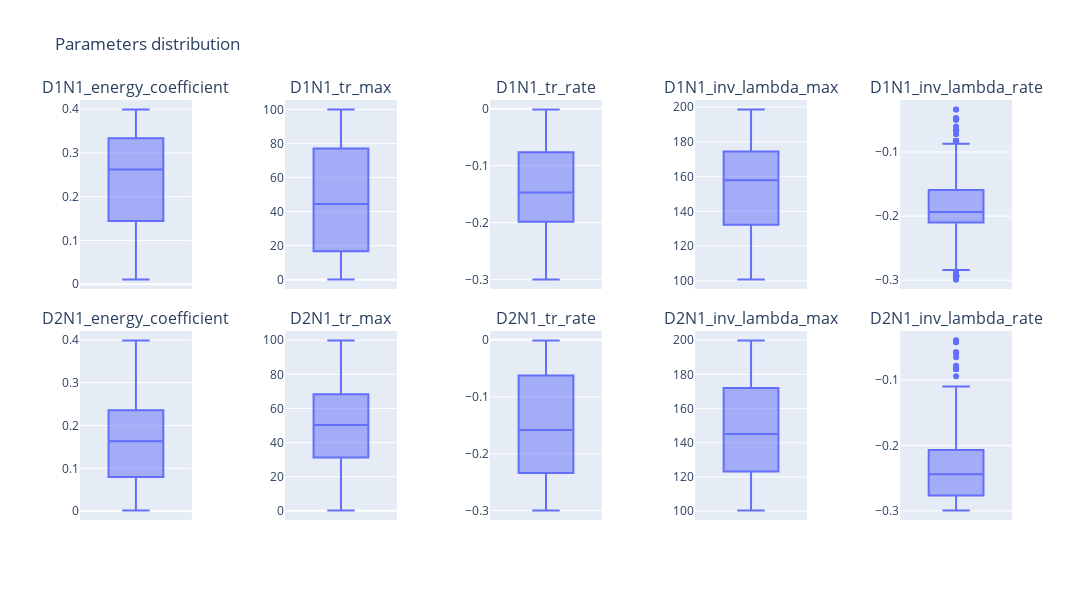

Notebook cell for this chart:
### Code cell
fig = viewer.box_plot(5, nbest=1000)
fig.show()

### Figure 1 — Plotly figure (JSON) as saved in the notebook; plotly's stock layout.template omitted (floating-point values rounded to 4 significant figures; data arrays with more than 128 entries replaced by an {"elided": "..."} marker saying what was removed)
{"data": [{"alignmentgroup": "True", "hovertemplate": "D1N1_energy_coefficient=%{y}<extra></extra>", "legendgroup": "", "marker": {"color": "#636efa"}, "name": "", "notched": false, "offsetgroup": "", "orientation": "v", "showlegend": false, "type": "box", "x0": " ", "xaxis": "x", "y": {"elided": "1000 float values"}, "y0": " ", "yaxis": "y"}, {"alignmentgroup": "True", "hovertemplate": "D1N1_tr_max=%{y}<extra></extra>", "legendgroup": "", "marker": {"color": "#636efa"}, "name": "", "notched": false, "offsetgroup": "", "orientation": "v", "showlegend": false, "type": "box", "x0": " ", "xaxis": "x2", "y": {"elided": "1000 float values"}, "y0": " ", "yaxis": "y2"}, {"alignmentgroup": "True", "hovertemplate": "D1N1_tr_rate=%{y}<extra></extra>", "legendgroup": "", "marker": {"color": "#636efa"}, "name": "", "notched": false, "offsetgroup": "", "orientation": "v", "showlegend": false, "type": "box", "x0": " ", "xaxis": "x3", "y": {"elided": "1000 float values"}, "y0": " ", "yaxis": "y3"}, {"alignmentgroup": "True", "hovertemplate": "D1N1_inv_lambda_max=%{y}<extra></extra>", "legendgroup": "", "marker": {"color": "#636efa"}, "name": "", "notched": false, "offsetgroup": "", "orientation": "v", "showlegend": false, "type": "box", "x0": " ", "xaxis": "x4", "y": {"elided": "1000 float values"}, "y0": " ", "yaxis": "y4"}, {"alignmentgroup": "True", "hovertemplate": "D1N1_inv_lambda_rate=%{y}<extra></extra>", "legendgroup": "", "marker": {"color": "#636efa"}, "name": "", "notched": false, "offsetgroup": "", "orientation": "v", "showlegend": false, "type": "box", "x0": " ", "xaxis": "x5", "y": {"elided": "1000 float values"}, "y0": " ", "yaxis": "y5"}, {"alignmentgroup": "True", "hovertemplate": "D2N1_energy_coefficient=%{y}<extra></extra>", "legendgroup": "", "marker": {"color": "#636efa"}, "name": "", "notched": false, "offsetgroup": "", "orientation": "v", "showlegend": false, "type": "box", "x0": " ", "xaxis": "x6", "y": {"elided": "1000 float values"}, "y0": " ", "yaxis": "y6"}, {"alignmentgroup": "True", "hovertemplate": "D2N1_tr_max=%{y}<extra></extra>", "legendgroup": "", "marker": {"color": "#636efa"}, "name": "", "notched": false, "offsetgroup": "", "orientation": "v", "showlegend": false, "type": "box", "x0": " ", "xaxis": "x7", "y": {"elided": "1000 float values"}, "y0": " ", "yaxis": "y7"}, {"alignmentgroup": "True", "hovertemplate": "D2N1_tr_rate=%{y}<extra></extra>", "legendgroup": "", "marker": {"color": "#636efa"}, "name": "", "notched": false, "offsetgroup": "", "orientation": "v", "showlegend": false, "type": "box", "x0": " ", "xaxis": "x8", "y": {"elided": "1000 float values"}, "y0": " ", "yaxis": "y8"}, {"alignmentgroup": "True", "hovertemplate": "D2N1_inv_lambda_max=%{y}<extra></extra>", "legendgroup": "", "marker": {"color": "#636efa"}, "name": "", "notched": false, "offsetgroup": "", "orientation": "v", "showlegend": false, "type": "box", "x0": " ", "xaxis": "x9", "y": {"elided": "1000 float values"}, "y0": " ", "yaxis": "y9"}, {"alignmentgroup": "True", "hovertemplate": "D2N1_inv_lambda_rate=%{y}<extra></extra>", "legendgroup": "", "marker": {"color": "#636efa"}, "name": "", "notched": false, "offsetgroup": "", "orientation": "v", "showlegend": false, "type": "box", "x0": " ", "xaxis": "x10", "y": {"elided": "1000 float values"}, "y0": " ", "yaxis": "y10"}], "layout": {"annotations": [{"font": {"size": 16}, "showarrow": false, "text": "D1N1_energy_coefficient", "x": 0.06, "xanchor": "center", "xref": "paper", "y": 1, "yanchor": "bottom", "yref": "paper"}, {"font": {"size": 16}, "showarrow": false, "text": "D1N1_tr_max", "x": 0.28, "xanchor": "center", "xref": "paper", "y": 1, "yanchor": "bottom", "yref": "paper"}, {"font": {"size": 16}, "showarrow": false, "text": "D1N1_tr_rate", "x": 0.5, "xanchor": "center", "xref": "paper", "y": 1, "yanchor": "bottom", "yref": "paper"}, {"font": {"size": 16}, "showarrow": false, "text": "D1N1_inv_lambda_max", "x": 0.72, "xanchor": "center", "xref": "paper", "y": 1, "yanchor": "bottom", "yref": "paper"}, {"font": {"size": 16}, "showarrow": false, "text": "D1N1_inv_lambda_rate", "x": 0.94, "xanchor": "center", "xref": "paper", "y": 1, "yanchor": "bottom", "yref": "paper"}, {"font": {"size": 16}, "showarrow": false, "text": "D2N1_energy_coefficient", "x": 0.06, "xanchor": "center", "xref": "paper", "y": 0.45, "yanchor": "bottom", "yref": "paper"}, {"font": {"size": 16}, "showarrow": false, "text": "D2N1_tr_max", "x": 0.28, "xanchor": "center", "xref": "paper", "y": 0.45, "yanchor": "bottom", "yref": "paper"}, {"font": {"size": 16}, "showarrow": false, "text": "D2N1_tr_rate", "x": 0.5, "xanchor": "center", "xref": "paper", "y": 0.45, "yanchor": "bottom", "yref": "paper"}, {"font": {"size": 16}, "showarrow": false, "text": "D2N1_inv_lambda_max", "x": 0.72, "xanchor": "center", "xref": "paper", "y": 0.45, "yanchor": "bottom", "yref": "paper"}, {"font": {"size": 16}, "showarrow": false, "text": "D2N1_inv_lambda_rate", "x": 0.94, "xanchor": "center", "xref": "paper", "y": 0.45, "yanchor": "bottom", "yref": "paper"}], "height": 600, "title": {"text": "Parameters distribution"}, "width": 1500, "xaxis": {"anchor": "y", "domain": [0, 0.12]}, "xaxis10": {"anchor": "y10", "domain": [0.88, 1]}, "xaxis2": {"anchor": "y2", "domain": [0.22, 0.34]}, "xaxis3": {"anchor": "y3", "domain": [0.44, 0.56]}, "xaxis4": {"anchor": "y4", "domain": [0.66, 0.78]}, "xaxis5": {"anchor": "y5", "domain": [0.88, 1]}, "xaxis6": {"anchor": "y6", "domain": [0, 0.12]}, "xaxis7": {"anchor": "y7", "domain": [0.22, 0.34]}, "xaxis8": {"anchor": "y8", "domain": [0.44, 0.56]}, "xaxis9": {"anchor": "y9", "domain": [0.66, 0.78]}, "yaxis": {"anchor": "x", "domain": [0.55, 1]}, "yaxis10": {"anchor": "x10", "domain": [0, 0.45]}, "yaxis2": {"anchor": "x2", "domain": [0.55, 1]}, "yaxis3": {"anchor": "x3", "domain": [0.55, 1]}, "yaxis4": {"anchor": "x4", "domain": [0.55, 1]}, "yaxis5": {"anchor": "x5", "domain": [0.55, 1]}, "yaxis6": {"anchor": "x6", "domain": [0, 0.45]}, "yaxis7": {"anchor": "x7", "domain": [0, 0.45]}, "yaxis8": {"anchor": "x8", "domain": [0, 0.45]}, "yaxis9": {"anchor": "x9", "domain": [0, 0.45]}}}
